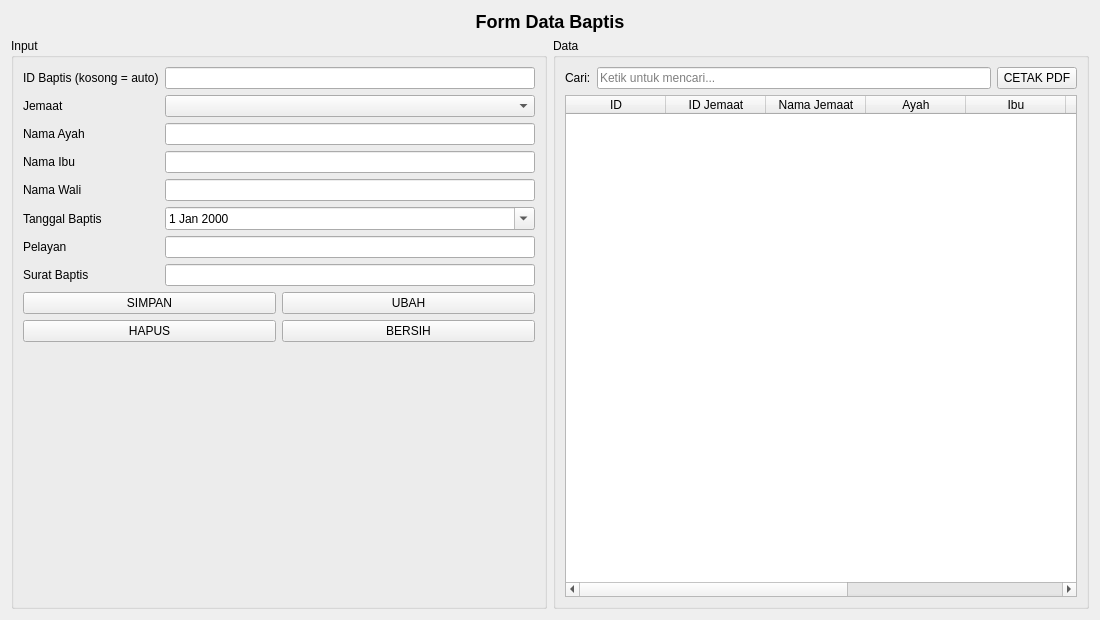
<?xml version="1.0" encoding="UTF-8"?>
<ui version="4.0">
 <class>FormBaptis</class>
 <widget class="QWidget" name="FormBaptis">
  <property name="geometry">
   <rect>
    <x>0</x>
    <y>0</y>
    <width>1100</width>
    <height>620</height>
   </rect>
  </property>
  <property name="windowTitle">
   <string>Data Baptis</string>
  </property>
  <layout class="QVBoxLayout" name="verticalLayout">
   <item>
    <widget class="QLabel" name="labelTitle">
     <property name="text">
      <string>&lt;h2&gt;Form Data Baptis&lt;/h2&gt;</string>
     </property>
     <property name="alignment">
      <set>Qt::AlignHCenter|Qt::AlignVCenter</set>
     </property>
    </widget>
   </item>
   <item>
    <layout class="QHBoxLayout" name="horizontalLayout">
     <item>
      <widget class="QGroupBox" name="groupInput">
       <property name="title">
        <string>Input</string>
       </property>
       <layout class="QVBoxLayout" name="verticalLayoutInput">
        <item>
         <layout class="QFormLayout" name="formLayout">
          <item row="0" column="0">
           <widget class="QLabel" name="labelId">
            <property name="text">
             <string>ID Baptis (kosong = auto)</string>
            </property>
           </widget>
          </item>
          <item row="0" column="1">
           <widget class="QLineEdit" name="EditId"/>
          </item>
          <item row="1" column="0">
           <widget class="QLabel" name="labelJemaat">
            <property name="text">
             <string>Jemaat</string>
            </property>
           </widget>
          </item>
          <item row="1" column="1">
           <widget class="QComboBox" name="ComboJemaat"/>
          </item>
          <item row="2" column="0">
           <widget class="QLabel" name="labelAyah">
            <property name="text">
             <string>Nama Ayah</string>
            </property>
           </widget>
          </item>
          <item row="2" column="1">
           <widget class="QLineEdit" name="EditAyah"/>
          </item>
          <item row="3" column="0">
           <widget class="QLabel" name="labelIbu">
            <property name="text">
             <string>Nama Ibu</string>
            </property>
           </widget>
          </item>
          <item row="3" column="1">
           <widget class="QLineEdit" name="EditIbu"/>
          </item>
          <item row="4" column="0">
           <widget class="QLabel" name="labelWali">
            <property name="text">
             <string>Nama Wali</string>
            </property>
           </widget>
          </item>
          <item row="4" column="1">
           <widget class="QLineEdit" name="EditWali"/>
          </item>
          <item row="5" column="0">
           <widget class="QLabel" name="labelTgl">
            <property name="text">
             <string>Tanggal Baptis</string>
            </property>
           </widget>
          </item>
          <item row="5" column="1">
           <widget class="QDateEdit" name="DateTglBaptis">
            <property name="calendarPopup">
             <bool>true</bool>
            </property>
           </widget>
          </item>
          <item row="6" column="0">
           <widget class="QLabel" name="labelPelayan">
            <property name="text">
             <string>Pelayan</string>
            </property>
           </widget>
          </item>
          <item row="6" column="1">
           <widget class="QLineEdit" name="EditPelayan"/>
          </item>
          <item row="7" column="0">
           <widget class="QLabel" name="labelSurat">
            <property name="text">
             <string>Surat Baptis</string>
            </property>
           </widget>
          </item>
          <item row="7" column="1">
           <widget class="QLineEdit" name="EditSurat"/>
          </item>
         </layout>
        </item>
        <item>
         <layout class="QGridLayout" name="gridButtons">
          <item row="0" column="0">
           <widget class="QPushButton" name="BtnSimpan">
            <property name="text">
             <string>SIMPAN</string>
            </property>
           </widget>
          </item>
          <item row="0" column="1">
           <widget class="QPushButton" name="BtnUbah">
            <property name="text">
             <string>UBAH</string>
            </property>
           </widget>
          </item>
          <item row="1" column="0">
           <widget class="QPushButton" name="BtnHapus">
            <property name="text">
             <string>HAPUS</string>
            </property>
           </widget>
          </item>
          <item row="1" column="1">
           <widget class="QPushButton" name="BtnBersih">
            <property name="text">
             <string>BERSIH</string>
            </property>
           </widget>
          </item>
         </layout>
        </item>
        <item>
         <spacer name="spacerInput">
          <property name="orientation">
           <enum>Qt::Vertical</enum>
          </property>
          <property name="sizeHint" stdset="0">
           <size>
            <width>20</width>
            <height>80</height>
           </size>
          </property>
         </spacer>
        </item>
       </layout>
      </widget>
     </item>
     <item>
      <widget class="QGroupBox" name="groupData">
       <property name="title">
        <string>Data</string>
       </property>
       <layout class="QVBoxLayout" name="verticalLayoutData">
        <item>
         <layout class="QHBoxLayout" name="layoutCariCetak">
          <item>
           <widget class="QLabel" name="labelCari">
            <property name="text">
             <string>Cari:</string>
            </property>
           </widget>
          </item>
          <item>
           <widget class="QLineEdit" name="lineCari">
            <property name="placeholderText">
             <string>Ketik untuk mencari...</string>
            </property>
           </widget>
          </item>
          <item>
           <widget class="QPushButton" name="btnCetak">
            <property name="text">
             <string>CETAK PDF</string>
            </property>
           </widget>
          </item>
         </layout>
        </item>
        <item>
         <widget class="QTableWidget" name="tblBaptis">
          <property name="columnCount">
           <number>9</number>
          </property>
          <property name="rowCount">
           <number>0</number>
          </property>
          <column>
           <property name="text">
            <string>ID</string>
           </property>
          </column>
          <column>
           <property name="text">
            <string>ID Jemaat</string>
           </property>
          </column>
          <column>
           <property name="text">
            <string>Nama Jemaat</string>
           </property>
          </column>
          <column>
           <property name="text">
            <string>Ayah</string>
           </property>
          </column>
          <column>
           <property name="text">
            <string>Ibu</string>
           </property>
          </column>
          <column>
           <property name="text">
            <string>Wali</string>
           </property>
          </column>
          <column>
           <property name="text">
            <string>Tgl Baptis</string>
           </property>
          </column>
          <column>
           <property name="text">
            <string>Pelayan</string>
           </property>
          </column>
          <column>
           <property name="text">
            <string>Surat</string>
           </property>
          </column>
         </widget>
        </item>
       </layout>
      </widget>
     </item>
    </layout>
   </item>
  </layout>
 </widget>
 <resources/>
 <connections/>
</ui>
